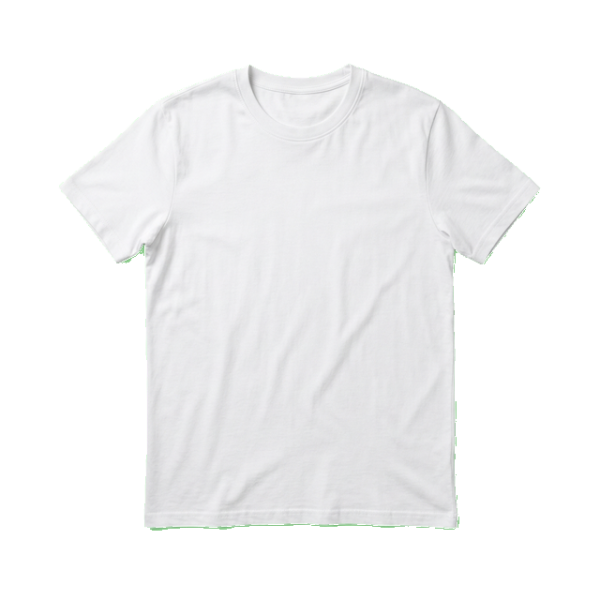
#> input picture images/mockups/kaos.png, 600 x 600 px, found by its file name; its folder holds 8 pictures in this run
$ python mask_transfer.py
#> lines starting #> are read from the running program, lines starting #| are printed output that depends on the picture
from PIL import Image, ImageOps
import os
import glob

input_dir = r"C:\Users\ThinkPad\.gemini\antigravity\brain\04ab8af3-c5f8-4764-a1af-21a2716d1aa7"
output_dir = r"c:\laragon\www\percobaanskripsi_1\public\images\mockups"

def transfer_mask(original_path, generated_pattern, output_path, flip_mask=True):
    # Load original perfect masked image
#> called with generated_pattern = 'kaos_belakang_*.png', flip_mask = True
    if not os.path.exists(original_path):
        print(f"Skipping {original_path}, original not found")
        return

    orig_img = Image.open(original_path).convert("RGBA")
#> orig_img is the input picture: PIL image 600x600 RGBA; mean R, G, B, A 98, 98.5, 98.8, 107.9

    # Extract alpha from original
    r, g, b, orig_alpha = orig_img.split()
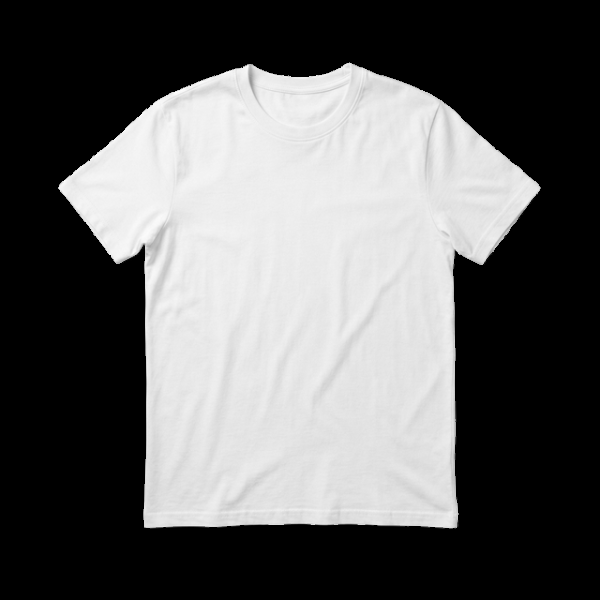
#> r: PIL image 600x600 L; min 0, max 253, mean 98
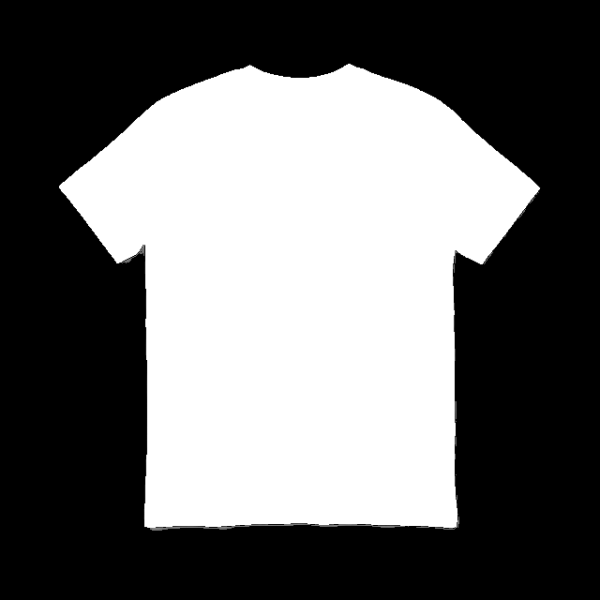
#> orig_alpha: PIL image 600x600 L; min 0, max 255, mean 107.9

    # If it's the back, we technically flip the mask horizontally
    # because the left sleeve on the front is the right sleeve on the back.
    if flip_mask:
        orig_alpha = ImageOps.mirror(orig_alpha)

    # Load AI generated back image
    search_path = os.path.join(input_dir, generated_pattern)
    files = glob.glob(search_path)
    if not files:
        print(f"Skipping {generated_pattern}, file not found")
        return

    files.sort(key=os.path.getmtime, reverse=True)
    gen_img = Image.open(files[0]).convert("RGB")

    # Resize generated image to exactly match the original dimensions
    # We use crop + resize or just forced resize.
    gen_img = gen_img.resize(orig_img.size, Image.Resampling.LANCZOS)

    # Apply perfect mask
    gen_img.putalpha(orig_alpha)

    # Save output
    gen_img.save(output_path, "PNG")
    print(f"Successfully created {output_path} with perfect mask")

# Process Kaos Belakang
transfer_mask(
    os.path.join(output_dir, "kaos.png"),
    "kaos_belakang_*.png",
    os.path.join(output_dir, "kaos_belakang.png")
)

# Process Hoodie Belakang
transfer_mask(
    os.path.join(output_dir, "hoodie.png"),
    "hoodie_belakang_*.png",
    os.path.join(output_dir, "hoodie_belakang.png")
)
#> call 2 of transfer_mask, with generated_pattern = 'hoodie_belakang_*.png', flip_mask = True
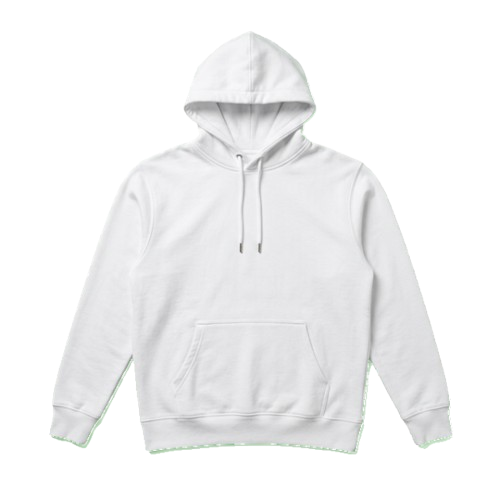
#> input picture images/mockups/hoodie.png, 500 x 500 px, found by its file name
#> in transfer_mask, orig_img is the input picture: PIL image 500x500 RGBA; mean R, G, B, A 97.5, 97.8, 98.3, 108.3
#> in transfer_mask (call 2), `r, g, b, orig_alpha = orig_img.split()`:
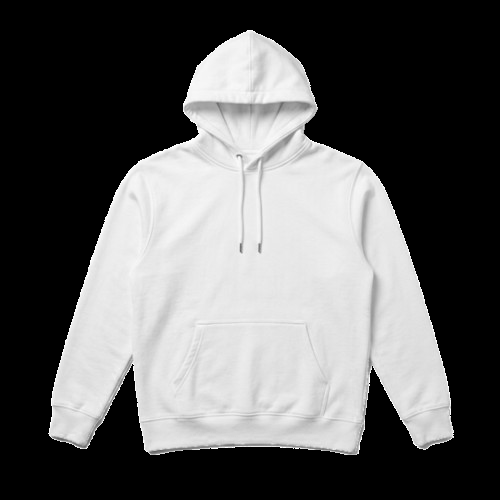
#> r: PIL image 500x500 L; min 0, max 255, mean 97.5
#> in transfer_mask (call 2), `r, g, b, orig_alpha = orig_img.split()`:
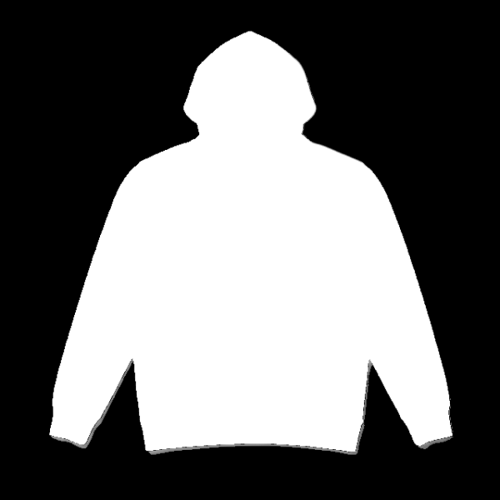
#> orig_alpha: PIL image 500x500 L; min 0, max 255, mean 108.3
#> in transfer_mask (call 2), `orig_alpha = ImageOps.mirror(orig_alpha)`:
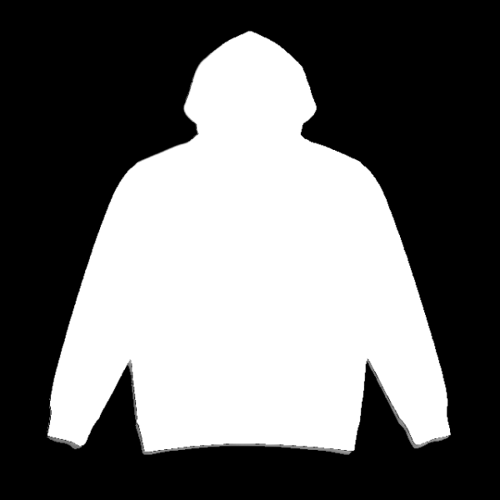
#> orig_alpha: PIL image 500x500 L; min 0, max 255, mean 108.3
